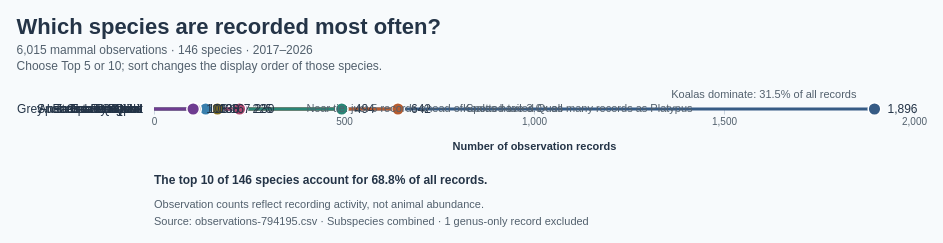

Express this chart as Vega-Lite.
### Vega specification from a JSON file in a GitHub repository (floating-point values rounded to 4 significant figures; data arrays with more than 128 entries replaced by an {"elided": "..."} marker saying what was removed)
{"$schema": "https://vega.github.io/schema/vega/v5.json", "description": "Most recorded mammal species in Dataset/observations-794195.csv. The 2017–2026 window contains 6,015 species-level observations across 146 species; their counts are aggregated and embedded. Subspecies are combined with their parent species using the first two scientific-name components; genus-only records are excluded. Counts include 2017–2026 observation dates and records regardless of coordinates. Top N is selected by count descending with scientific name breaking ties, then displayed in the selected sort order. Counts measure recording activity, not animal abundance. Lollipop heads are plain circles whose centres mark the observation counts. Species colours match the ten-species palette in BumpChart.vg.json; counts and rankings use the selected observation years. Row annotations highlight the Koala share, its lead over Platypus, and the near tie at ranks 4 and 5. A summary updates the share of records covered by the selected Top N. Uses the 10 most recent available observation years (2017–2026), including partial 2026.", "width": 760, "height": {"signal": "length(data(\"topSpecies\")) * 34"}, "padding": 16, "background": "#f7fafc", "title": {"text": "Which species are recorded most often?", "subtitle": ["6,015 mammal observations · 146 species · 2017–2026", "Choose Top 5 or 10; sort changes the display order of those species."], "anchor": "start", "font": "Arial", "fontSize": 22, "color": "#243447", "subtitleFont": "Arial", "subtitleFontSize": 12, "subtitleColor": "#52606d", "offset": 16, "subtitlePadding": 6, "subtitleLineHeight": 16}, "signals": [{"name": "topN", "value": 10, "bind": {"input": "select", "options": [5, 10], "labels": ["Top 5", "Top 10"], "name": "Species shown: "}}, {"name": "sortOrder", "value": "Descending", "bind": {"input": "select", "options": ["Descending", "Ascending"], "name": "Sort by observations: "}}, {"name": "hoveredSpecies", "value": null, "on": [{"events": "@stems:mouseover, @dots:mouseover, @counts:mouseover", "update": "datum.scientific_name"}, {"events": "@stems:mouseout, @dots:mouseout, @counts:mouseout", "update": "null"}]}], "data": [{"name": "speciesCounts", "values": {"elided": "146 records"}, "transform": [{"type": "window", "sort": {"field": ["count", "scientific_name"], "order": ["descending", "ascending"]}, "ops": ["row_number"], "as": ["rank"]}]}, {"name": "topSpecies", "source": "speciesCounts", "transform": [{"type": "filter", "expr": "datum.rank <= topN"}, {"type": "formula", "expr": "sortOrder === 'Ascending' ? datum.count : -datum.count", "as": "sortKey"}, {"type": "collect", "sort": {"field": ["sortKey", "scientific_name"], "order": ["ascending", "ascending"]}}]}, {"name": "insightRows", "source": "topSpecies", "transform": [{"type": "filter", "expr": "datum.rank === 1 || datum.rank === 2 || datum.rank === 4"}]}, {"name": "shownSummary", "source": "topSpecies", "transform": [{"type": "aggregate", "fields": ["count"], "ops": ["sum"], "as": ["shownCount"]}]}], "scales": [{"name": "x", "type": "linear", "domain": {"data": "speciesCounts", "field": "count"}, "range": "width", "zero": true, "nice": true}, {"name": "y", "type": "band", "domain": {"data": "topSpecies", "field": "scientific_name", "sort": {"op": "min", "field": "sortKey", "order": "ascending"}}, "range": "height", "padding": 0.4}, {"name": "speciesColor", "type": "ordinal", "domain": ["Koala", "Platypus", "Grey-headed Flying-fox", "Greater Glider", "Spotted-tailed Quoll", "European Rabbit", "Quokka", "Tasmanian Devil", "Eastern Barred Bandicoot", "Numbat", "Australian Sea Lion", "Eastern Quoll"], "range": ["#365B85", "#B65C30", "#2A8576", "#885BA6", "#AD4770", "#86701D", "#397FAD", "#6D6B70", "#C17A24", "#5146A0", "#6f3c91", "#bab0ab"], "unknown": "#7cacc6"}], "axes": [{"orient": "bottom", "scale": "x", "title": "Number of observation records", "format": ",d", "tickCount": 5, "grid": true, "gridColor": "#e3e9ef", "domain": false, "tickColor": "#c9d4df", "labelColor": "#52606d", "titleColor": "#243447", "titlePadding": 14}, {"orient": "left", "scale": "y", "domain": false, "ticks": false, "labelPadding": 12, "labelLimit": 280, "labelColor": "#243447", "labelFontSize": 12, "encode": {"labels": {"update": {"text": {"signal": "data('topSpecies')[indexof(domain('y'), datum.value)].species"}}}}}], "marks": [{"name": "stems", "type": "rule", "from": {"data": "topSpecies"}, "encode": {"enter": {"x": {"scale": "x", "value": 0}, "strokeWidth": {"value": 3}}, "update": {"x2": {"scale": "x", "field": "count"}, "y": {"scale": "y", "field": "scientific_name", "band": 0.5}, "stroke": {"scale": "speciesColor", "field": "species"}, "tooltip": {"signal": "{'Species': datum.species, 'Scientific name': datum.scientific_name, 'Observations': format(datum.count, ',d'), 'Share of species-level records': format(datum.count / 6015, '.1%'), 'Overall rank': datum.rank}"}, "strokeWidth": {"signal": "hoveredSpecies === datum.scientific_name ? 4 : 3"}}}}, {"name": "dots", "type": "symbol", "from": {"data": "topSpecies"}, "encode": {"enter": {"cursor": {"value": "pointer"}, "shape": {"value": "circle"}, "stroke": {"value": "#ffffff"}, "strokeWidth": {"value": 1.5}}, "update": {"x": {"scale": "x", "field": "count"}, "y": {"scale": "y", "field": "scientific_name", "band": 0.5}, "tooltip": {"signal": "{'Species': datum.species, 'Scientific name': datum.scientific_name, 'Observations': format(datum.count, ',d'), 'Share of species-level records': format(datum.count / 6015, '.1%'), 'Overall rank': datum.rank}"}, "description": {"signal": "datum.species + ', ' + format(datum.count, ',d') + ' observations'"}, "fill": {"scale": "speciesColor", "field": "species"}, "size": {"signal": "hoveredSpecies === datum.scientific_name ? 220 : 160"}}}}, {"name": "counts", "type": "text", "from": {"data": "topSpecies"}, "encode": {"enter": {"align": {"value": "left"}, "baseline": {"value": "middle"}, "dx": {"value": 13}, "font": {"value": "Arial"}, "fontSize": {"value": 12}, "fill": {"value": "#243447"}}, "update": {"x": {"scale": "x", "field": "count"}, "y": {"scale": "y", "field": "scientific_name", "band": 0.5}, "text": {"signal": "format(datum.count, ',d')"}}}}, {"name": "speciesInsights", "type": "text", "interactive": false, "from": {"data": "insightRows"}, "encode": {"enter": {"font": {"value": "Arial"}, "fontSize": {"value": 11}, "fill": {"value": "#52606d"}}, "update": {"x": {"signal": "scale('x', datum.count) + (datum.rank === 1 ? -18 : 65)"}, "y": {"scale": "y", "field": "scientific_name", "band": 0.5}, "dy": {"signal": "datum.rank === 1 ? -9 : 0"}, "align": {"signal": "datum.rank === 1 ? 'right' : 'left'"}, "baseline": {"signal": "datum.rank === 1 ? 'bottom' : 'middle'"}, "text": {"signal": "datum.rank === 1 ? 'Koalas dominate: ' + format(datum.count / 6015, '.1%') + ' of all records' : datum.rank === 2 ? 'Koalas have ' + format(data('speciesCounts')[0].count / datum.count, '.1f') + '× as many records as Platypus' : 'Near tie: just 5 records ahead of Spotted-tailed Quoll'"}}}}, {"name": "concentrationInsight", "type": "text", "interactive": false, "from": {"data": "shownSummary"}, "encode": {"enter": {"x": {"value": 0}, "align": {"value": "left"}, "baseline": {"value": "top"}, "font": {"value": "Arial"}, "fontSize": {"value": 12}, "fontWeight": {"value": "bold"}, "fill": {"value": "#243447"}}, "update": {"y": {"signal": "height + 66"}, "text": {"signal": "'The top ' + topN + ' of 146 species account for ' + format(datum.shownCount / 6015, '.1%') + ' of all records.'"}}}}, {"type": "text", "encode": {"enter": {"x": {"value": 0}, "align": {"value": "left"}, "baseline": {"value": "top"}, "font": {"value": "Arial"}, "fontSize": {"value": 11}, "fill": {"value": "#52606d"}}, "update": {"y": {"signal": "height + 90"}, "text": {"value": "Observation counts reflect recording activity, not animal abundance."}}}}, {"type": "text", "encode": {"enter": {"x": {"value": 0}, "align": {"value": "left"}, "baseline": {"value": "top"}, "font": {"value": "Arial"}, "fontSize": {"value": 11}, "fill": {"value": "#52606d"}}, "update": {"y": {"signal": "height + 107"}, "text": {"value": "Source: observations-794195.csv · Subspecies combined · 1 genus-only record excluded"}}}}], "config": {"font": "Arial", "axis": {"labelFont": "Arial", "titleFont": "Arial"}}, "usermeta": {"observationWindow": {"source": "Dataset/observations-794195.csv", "dateField": "observed_on", "years": [2017, 2018, 2019, 2020, 2021, 2022, 2023, 2024, 2025, 2026], "yearCount": 10, "includesPartialLatestYear": true}}}
